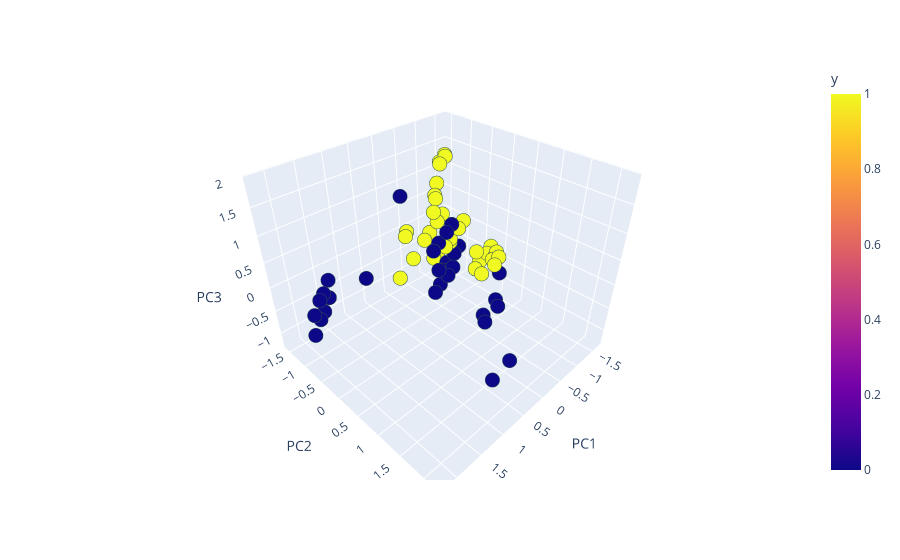

Here is the notebook cell this chart was saved with:
### Code cell
import plotly.express as px
df = px.data.iris()
fig = px.scatter_3d(data_r, x='PC1', y='PC2', z='PC3', color='y')#, size=2*np.ones(len(data_r['PC1'])))
fig.update_traces(marker=dict(size=5,
                              line=dict(width=2,
                                        color='DarkSlateGrey')),
                  selector=dict(mode='markers'))
fig.show()
fig.write_image("fig1.svg")
fig.write_image("fig1.pdf")

### Figure 1 — Plotly figure (JSON) as saved in the notebook; plotly's stock layout.template omitted (floating-point values rounded to 4 significant figures; data arrays with more than 128 entries replaced by an {"elided": "..."} marker saying what was removed)
{"data": [{"hovertemplate": "PC1=%{x}<br>PC2=%{y}<br>PC3=%{z}<br>y=%{marker.color}<extra></extra>", "legendgroup": "", "marker": {"color": {"elided": "5686 int values"}, "coloraxis": "coloraxis", "line": {"color": "DarkSlateGrey", "width": 2}, "size": 5, "symbol": "circle"}, "mode": "markers", "name": "", "scene": "scene", "showlegend": false, "type": "scatter3d", "x": {"elided": "5686 float values"}, "y": {"elided": "5686 float values"}, "z": {"elided": "5686 float values"}}], "layout": {"coloraxis": {"colorbar": {"title": {"text": "y"}}, "colorscale": [[0, "#0d0887"], [0.1111, "#46039f"], [0.2222, "#7201a8"], [0.3333, "#9c179e"], [0.4444, "#bd3786"], [0.5556, "#d8576b"], [0.6667, "#ed7953"], [0.7778, "#fb9f3a"], [0.8889, "#fdca26"], [1, "#f0f921"]]}, "legend": {"tracegroupgap": 0}, "margin": {"t": 60}, "scene": {"domain": {"x": [0, 1], "y": [0, 1]}, "xaxis": {"title": {"text": "PC1"}}, "yaxis": {"title": {"text": "PC2"}}, "zaxis": {"title": {"text": "PC3"}}}}}
